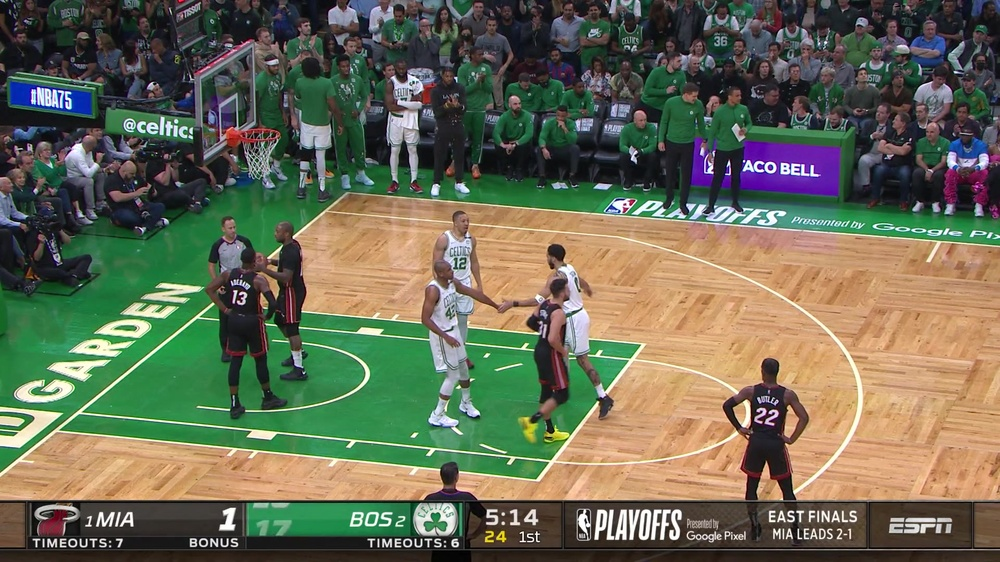
#> input picture my_image_tools/fixtures/BOSvMIA_2022-05-23_PGM_ESP_415500.jpg, 1000 x 562 px, shrunk from 1920 x 1080 before the run
$ python blur_masks.py ../my_image_tools/fixtures
#> lines starting #> are read from the running program, lines starting #| are printed output that depends on the picture
"""
Loop through a repo of masks and blur them (for better drawing)

"""

from pathlib import Path
from PIL import Image, ImageFilter
import numpy as np
import sys

FILTER_RADIUS = 3

if __name__ == "__main__":

    mask_dir = Path(sys.argv[1])
    new_mask_dir = Path(f"{str(mask_dir)}_blurred_radius_{FILTER_RADIUS}")
    new_mask_dir.mkdir(exist_ok=True)
    for filename in mask_dir.iterdir():
        im = Image.open(filename)
#> im is the input picture: PIL image 1000x562 RGB; mean R, G, B 105.9, 107.3, 85.3
        im = im.filter(ImageFilter.GaussianBlur(radius=FILTER_RADIUS))
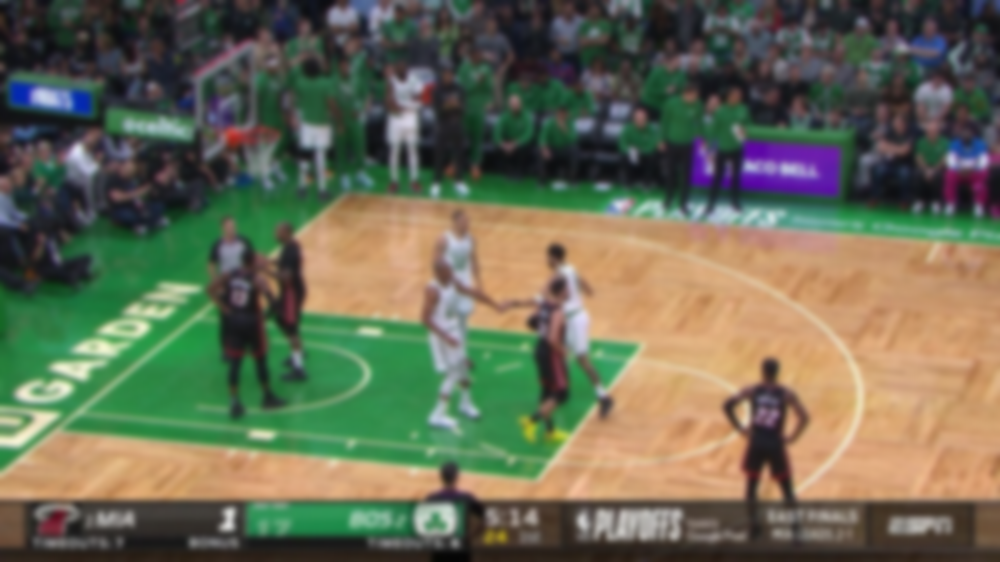
#> im: PIL image 1000x562 RGB; mean R, G, B 105.9, 107.3, 85.3
        im.save(new_mask_dir / filename.name)
